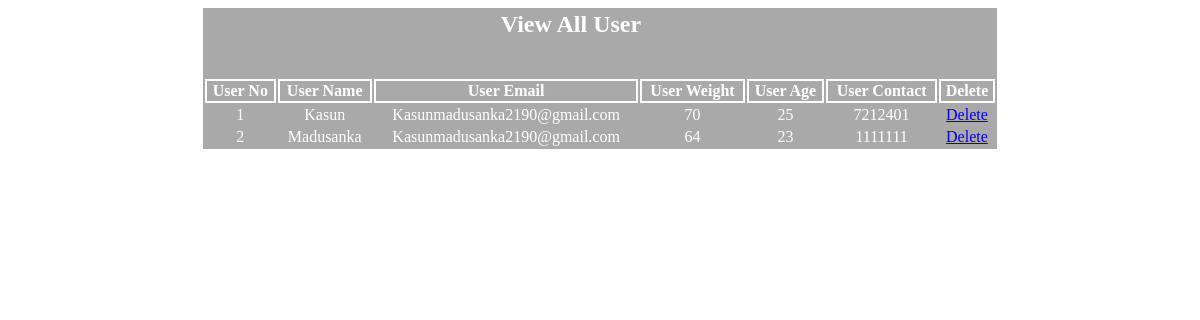
/admin/view_users.php, run on an earlier commit of the app's database.
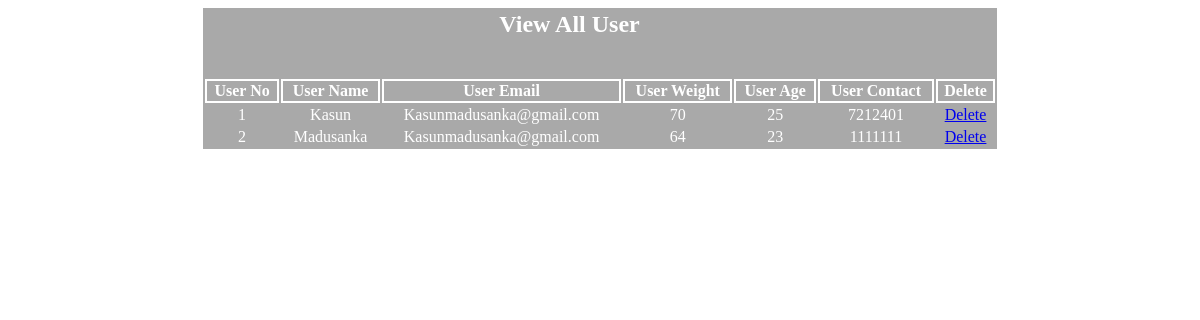
And on a later commit of the database.
### tables this page shows
CREATE TABLE `users` (
  `user_id` int(10) NOT NULL,
  `user_name` varchar(20) NOT NULL,
  `user_email` varchar(30) NOT NULL,
  `user_pass` varchar(20) NOT NULL,
  `user_weight` int(10) NOT NULL,
  `user_age` int(10) NOT NULL,
  `user_contact` varchar(20) NOT NULL
);

### admin/view_users.php (the view, shortened to what this page needs)
<html>
<head>
</head>
<body>
	<table align="center" width="794" style="color:white;">
		<tr align="center">
			<td colspan="6"><h2>View All User</h2><br></td>
		</tr>
		<tr>
			<th>User No</th>
			<th>User Name</th>
			<th>User Email</th>
			<th>User Weight</th>
			<th>User Age</th>
			<th>User Contact</th>
			<th>Delete</th>
		</tr>
		<?php
		$i=0;
			$sel_user="SELECT * FROM users";
			$run_user=mysqli_query($con, $sel_user);
			while ($row_user=mysqli_fetch_array($run_user)) {
				$user_id=$row_user['user_id'];
				$user_name=$row_user['user_name'];
				$user_email=$row_user['user_email'];
				$user_weight=$row_user['user_weight'];
				$user_age=$row_user['user_age'];
				$user_contact=$row_user['user_contact'];
				$i++;
		?>
		<tr align="center">
			<td><?php echo $i; ?></td>
			<td><?php echo $user_name; ?></td>
			<td><?php echo $user_email; ?></td>
			<td><?php echo $user_weight; ?></td>
			<td><?php echo $user_age; ?></td>
			<td><?php echo $user_contact; ?></td>
			<td><a href="index.php?delete_user=<?php echo $user_id; ?>">Delete</a></td>
		</tr>
		<?php } ?>
	</table>
</body>
</html>

What changed in the data, as far as the page shows it:
changed users "Kasun": user_email "Kasunmadusanka2190@gmail.com" → "Kasunmadusanka@gmail.com"
changed users "Madusanka": user_email "Kasunmadusanka2190@gmail.com" → "Kasunmadusanka@gmail.com"
